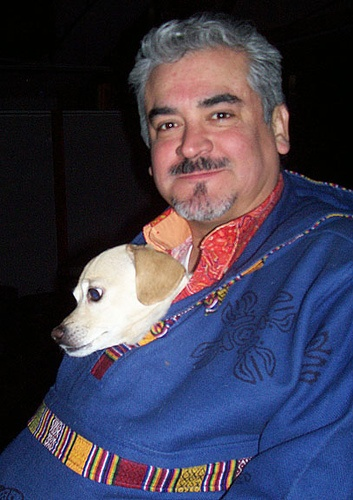
#> input picture Convolutional Neural Network/Assignment/000001.jpg, 353 x 500 px, found by its file name
$ python OpenCV_assignment_code.py
#> lines starting #> are read from the running program, lines starting #| are printed output that depends on the picture
import cv2
img = cv2.imread('C:/Users/Lenovo/Downloads/Study material/AI/Convolutional Neural Network/Assignment/000001.jpg')
#> img is the input picture: shape (500, 353, 3); mean B, G, R 80.9, 60.9, 63.6
num_rows, num_cols = img.shape[:2]
#> num_rows = 500; num_cols = 353
rotation_matrix = cv2.getRotationMatrix2D((num_cols/2, num_rows/2), 30, 0.7)
img_rotation = cv2.warpAffine(img, rotation_matrix, (num_cols, num_rows))
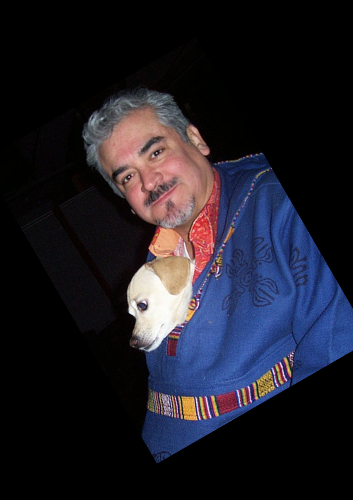
#> img_rotation: shape (500, 353, 3); mean B, G, R 39.3, 29.7, 31.1
cv2.imshow('Rotation', img_rotation)
cv2.waitKey(0)


import cv2
img = cv2.imread('C:/Users/Lenovo/Downloads/Study material/AI/Convolutional Neural Network/Assignment/000456.jpg')
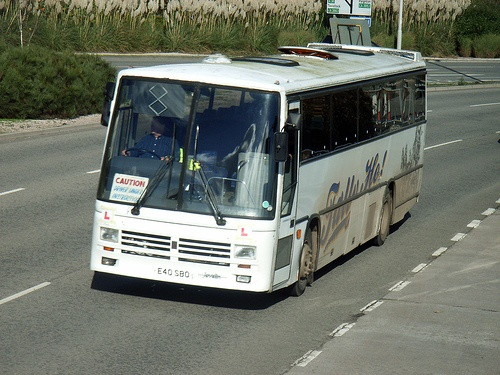
#> input picture Convolutional Neural Network/Assignment/000456.jpg, 500 x 375 px, found by its file name
#> img is the input picture: shape (375, 500, 3); mean B, G, R 104.4, 115, 109.5
cv2.imshow('Original Image', img)
img_scaled = cv2.resize(img,None,fx=1.2, fy=1.2, interpolation =cv2.INTER_LINEAR)
cv2.imshow('Scaling - Linear Interpolation', img_scaled)
img_scaled = cv2.resize(img,None,fx=1.2, fy=1.2, interpolation = cv2.INTER_CUBIC)
cv2.imshow('Scaling - Cubic Interpolation', img_scaled)
img_scaled = cv2.resize(img,(450, 400), interpolation = cv2.INTER_AREA)
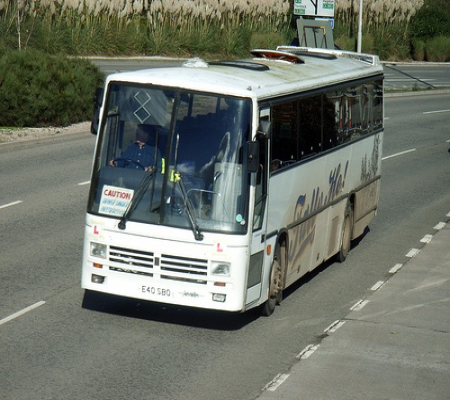
#> img_scaled: shape (400, 450, 3); mean B, G, R 104.3, 114.9, 109.4
cv2.imshow('Scaling - Skewed Size', img_scaled)
cv2.waitKey(0)

import cv2

# Load the image
img = cv2.imread('C:/Users/Lenovo/Downloads/Study material/AI/Convolutional Neural Network/Assignment/004545.jpg')
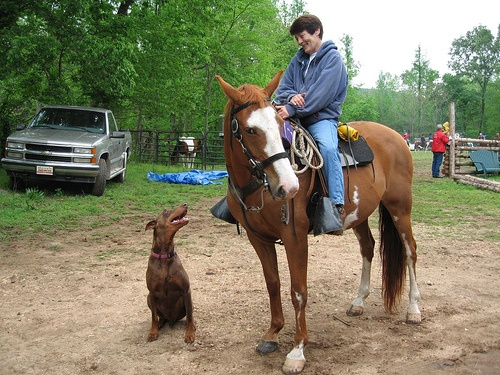
#> input picture Convolutional Neural Network/Assignment/004545.jpg, 500 x 375 px, found by its file name
#> img is the input picture: shape (375, 500, 3); mean B, G, R 101, 127.1, 128.4

# Perform width shift
width_shift = 50
height, width = img.shape[:2]
#> height = 375; width = 500
img_width_shift = img[:, width_shift:]  # Shift to the right
img_width_shift = cv2.resize(img_width_shift, (width, height))
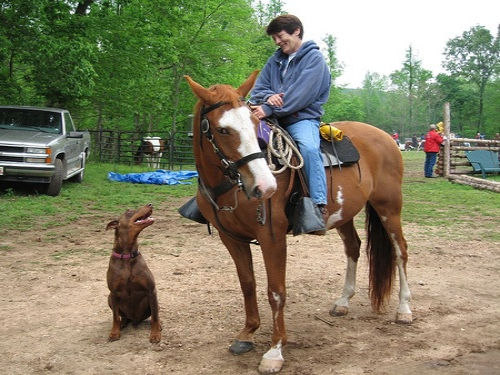
#> img_width_shift: shape (375, 500, 3); mean B, G, R 103.8, 129.6, 131.7

# Perform height shift
height_shift = 50
img_height_shift = img[height_shift:, :]  # Shift downwards
img_height_shift = cv2.resize(img_height_shift, (width, height))
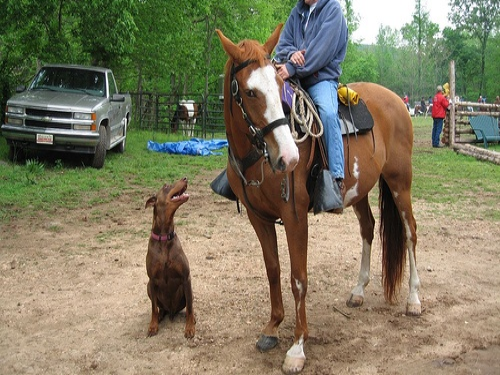
#> img_height_shift: shape (375, 500, 3); mean B, G, R 97.8, 122.9, 127.8

# Perform horizontal flip
img_horizontal_flip = cv2.flip(img, 1)  # Flip around y-axis
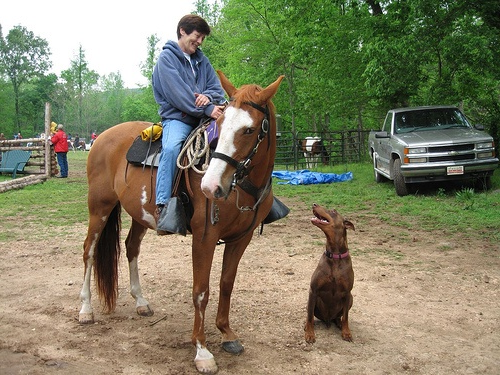
#> img_horizontal_flip: shape (375, 500, 3); mean B, G, R 101, 127.1, 128.4

# Display the original and augmented images
cv2.imshow('Original', img)
cv2.imshow('Width Shift', img_width_shift)
cv2.imshow('Height Shift', img_height_shift)
cv2.imshow('Horizontal Flip', img_horizontal_flip)

cv2.waitKey(0)
cv2.destroyAllWindows()
